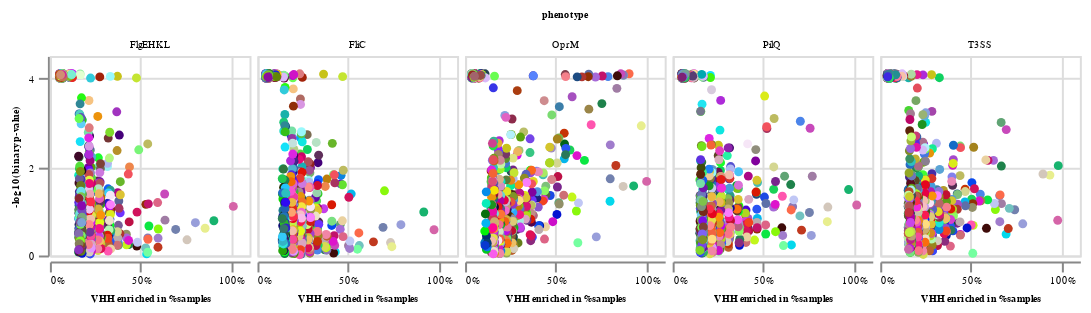

The cell this chart's notebook holds for it:
### Code cell
(alt.Chart(_df_bin_head)
 .mark_point(
     # color='#777', strokeWidth=1,
     strokeWidth=0,
     opacity=1.0, 
     size=20,
 )
 .encode(
     x=alt.X(
         'f_samples_pos_sig_jitter:Q',
         title='VHH enriched in %samples', axis=alt.Axis(format='%')),
     y=alt.Y(
         'binary_nlogp_jitter:Q', 
         title='-log10(binary p-value)'
     ),
     fill=alt.Fill('color',scale=None))
 
 .transform_calculate(
    f_samples_pos_sig_jitter="datum.f_samples+0.02*random()",
    binary_nlogp_jitter="datum.nlogp+0.1*random()"
 )
 .properties(width=100, height=100)
 .facet(column='phenotype')
 .configure(
     facet=dict(
        spacing=FONT_SIZE//2
     ),
     point=dict(
         size=FONT_SIZE*3,
         strokeWidth=2,
     ),
     header=dict(
         labelFontSize=FONT_SIZE,
         titleFontSize=FONT_SIZE,
         labelPadding=FONT_SIZE//2,
         titlePadding=0,
     ),
     axis=dict(
         labelFontSize=FONT_SIZE,
         titleFontSize=FONT_SIZE
     ),
     legend=dict(
         titleFontSize=FONT_SIZE,
         labelFontSize=FONT_SIZE,
         symbolSize=FONT_SIZE*2,
         padding=-FONT_SIZE
     )
 )
)

### Figure 1 — Vega-Lite specification as saved in the notebook (floating-point values rounded to 4 significant figures; data arrays with more than 128 entries replaced by an {"elided": "..."} marker saying what was removed)
{"config": {"view": {"continuousWidth": 300, "continuousHeight": 300}, "axis": {"labelFontSize": 5, "titleFontSize": 5}, "facet": {"spacing": 2}, "header": {"labelFontSize": 5, "titleFontSize": 5, "labelPadding": 2, "titlePadding": 0}, "legend": {"titleFontSize": 5, "labelFontSize": 5, "symbolSize": 10, "padding": -5}, "point": {"size": 15, "strokeWidth": 2}}, "data": {"name": "data-441b6fac1da16db7a2dc10430b11939a"}, "facet": {"column": {"field": "phenotype", "type": "nominal"}}, "spec": {"mark": {"type": "point", "opacity": 1.0, "size": 20, "strokeWidth": 0}, "encoding": {"fill": {"field": "color", "scale": null, "type": "nominal"}, "x": {"axis": {"format": "%"}, "field": "f_samples_pos_sig_jitter", "title": "VHH enriched in %samples", "type": "quantitative"}, "y": {"field": "binary_nlogp_jitter", "title": "-log10(binary p-value)", "type": "quantitative"}}, "height": 100, "transform": [{"calculate": "datum.f_samples+0.02*random()", "as": "f_samples_pos_sig_jitter"}, {"calculate": "datum.nlogp+0.1*random()", "as": "binary_nlogp_jitter"}], "width": 100}, "$schema": "https://vega.github.io/schema/vega-lite/v5.17.0.json", "datasets": {"data-441b6fac1da16db7a2dc10430b11939a": {"elided": "4959 records"}}}
